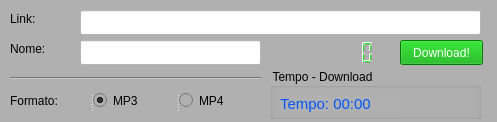
<?xml version="1.0" encoding="UTF-8"?>
<ui version="4.0">
 <class>Form</class>
 <widget class="QWidget" name="Form">
  <property name="geometry">
   <rect>
    <x>0</x>
    <y>0</y>
    <width>497</width>
    <height>122</height>
   </rect>
  </property>
  <property name="windowTitle">
   <string>Youtube - Download</string>
  </property>
  <property name="styleSheet">
   <string notr="true">background-color: rgb(176, 176, 176);</string>
  </property>
  <widget class="QPushButton" name="bt_download">
   <property name="geometry">
    <rect>
     <x>400</x>
     <y>40</y>
     <width>83</width>
     <height>25</height>
    </rect>
   </property>
   <property name="styleSheet">
    <string notr="true">background-color: rgb(0, 170, 0);
color: rgb(255, 255, 255);</string>
   </property>
   <property name="text">
    <string>Download!</string>
   </property>
  </widget>
  <widget class="QLineEdit" name="txt_link">
   <property name="geometry">
    <rect>
     <x>80</x>
     <y>10</y>
     <width>401</width>
     <height>25</height>
    </rect>
   </property>
   <property name="styleSheet">
    <string notr="true">background-color: rgb(255, 255, 255);</string>
   </property>
  </widget>
  <widget class="QLineEdit" name="txt_nome">
   <property name="geometry">
    <rect>
     <x>80</x>
     <y>40</y>
     <width>181</width>
     <height>25</height>
    </rect>
   </property>
   <property name="styleSheet">
    <string notr="true">background-color: rgb(255, 255, 255);</string>
   </property>
  </widget>
  <widget class="QLabel" name="lb_link">
   <property name="geometry">
    <rect>
     <x>10</x>
     <y>10</y>
     <width>62</width>
     <height>17</height>
    </rect>
   </property>
   <property name="styleSheet">
    <string notr="true"/>
   </property>
   <property name="text">
    <string>Link:</string>
   </property>
  </widget>
  <widget class="QLabel" name="lb_nome">
   <property name="geometry">
    <rect>
     <x>10</x>
     <y>40</y>
     <width>51</width>
     <height>17</height>
    </rect>
   </property>
   <property name="styleSheet">
    <string notr="true"/>
   </property>
   <property name="text">
    <string>Nome:</string>
   </property>
  </widget>
  <widget class="QLCDNumber" name="lcdNumber">
   <property name="geometry">
    <rect>
     <x>270</x>
     <y>40</y>
     <width>111</width>
     <height>25</height>
    </rect>
   </property>
   <property name="font">
    <font>
     <pointsize>7</pointsize>
     <stylestrategy>PreferDefault</stylestrategy>
    </font>
   </property>
   <property name="styleSheet">
    <string notr="true">color: rgb(0, 255, 0);</string>
   </property>
   <property name="frameShape">
    <enum>QFrame::NoFrame</enum>
   </property>
   <property name="frameShadow">
    <enum>QFrame::Raised</enum>
   </property>
   <property name="digitCount">
    <number>8</number>
   </property>
  </widget>
  <widget class="QGroupBox" name="groupBox">
   <property name="geometry">
    <rect>
     <x>270</x>
     <y>68</y>
     <width>211</width>
     <height>51</height>
    </rect>
   </property>
   <property name="title">
    <string>Tempo - Download</string>
   </property>
   <widget class="QLabel" name="lb_download">
    <property name="geometry">
     <rect>
      <x>10</x>
      <y>25</y>
      <width>121</width>
      <height>21</height>
     </rect>
    </property>
    <property name="font">
     <font>
      <pointsize>11</pointsize>
     </font>
    </property>
    <property name="styleSheet">
     <string notr="true">color: rgb(0, 85, 255);</string>
    </property>
    <property name="text">
     <string>Tempo: 00:00</string>
    </property>
   </widget>
  </widget>
  <widget class="Line" name="line">
   <property name="geometry">
    <rect>
     <x>10</x>
     <y>70</y>
     <width>251</width>
     <height>16</height>
    </rect>
   </property>
   <property name="orientation">
    <enum>Qt::Horizontal</enum>
   </property>
  </widget>
  <widget class="QSplitter" name="splitter">
   <property name="geometry">
    <rect>
     <x>10</x>
     <y>90</y>
     <width>251</width>
     <height>21</height>
    </rect>
   </property>
   <property name="orientation">
    <enum>Qt::Horizontal</enum>
   </property>
   <widget class="QLabel" name="lb_nome_2">
    <property name="styleSheet">
     <string notr="true"/>
    </property>
    <property name="text">
     <string>Formato:</string>
    </property>
   </widget>
   <widget class="QRadioButton" name="rb_mp3">
    <property name="styleSheet">
     <string notr="true"/>
    </property>
    <property name="text">
     <string>MP3</string>
    </property>
    <property name="checked">
     <bool>true</bool>
    </property>
   </widget>
   <widget class="QRadioButton" name="rb_mp4">
    <property name="styleSheet">
     <string notr="true"/>
    </property>
    <property name="text">
     <string>MP4</string>
    </property>
   </widget>
  </widget>
 </widget>
 <resources/>
 <connections/>
</ui>
